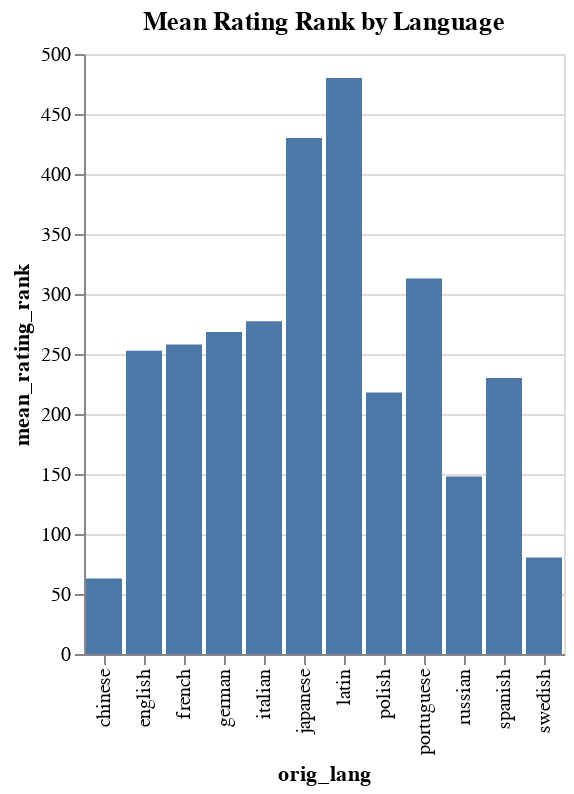

Source (notebook cell):
### Markdown cell above
In this section, we will examine what factors might correlate with a book being rated higher.

### Code cell
# Calculate mean rating rank for each language
lang_rating_rank = df.groupby('orig_lang')['gr_avg_rating_rank'].mean().reset_index()
lang_rating_rank.columns = ['orig_lang', 'mean_rating_rank']

# Calculate mean rating rank for each gender
gender_rating_rank = df.groupby('author_gender')['gr_avg_rating_rank'].mean().reset_index()
gender_rating_rank.columns = ['author_gender', 'mean_rating_rank']

# Calculate mean rating rank for each nationality
nationality_rating_rank = df.groupby('author_nationality')['gr_avg_rating_rank'].mean().reset_index()
nationality_rating_rank.columns = ['author_nationality', 'mean_rating_rank']

# Plot the results
lang_chart = alt.Chart(lang_rating_rank).mark_bar().encode(
    x='orig_lang',
    y='mean_rating_rank'
).properties(
    title='Mean Rating Rank by Language'
)




lang_chart

### Figure 1 — Vega-Lite specification as saved in the notebook (floating-point values rounded to 4 significant figures)
{"config": {"view": {"continuousWidth": 300, "continuousHeight": 300}}, "data": {"name": "data-903acbbaa763bce98bc3bcb81b1f9d5c"}, "mark": {"type": "bar"}, "encoding": {"x": {"field": "orig_lang", "type": "nominal"}, "y": {"field": "mean_rating_rank", "type": "quantitative"}}, "title": "Mean Rating Rank by Language", "$schema": "https://vega.github.io/schema/vega-lite/v5.20.1.json", "datasets": {"data-903acbbaa763bce98bc3bcb81b1f9d5c": [{"orig_lang": "chinese", "mean_rating_rank": 63.0}, {"orig_lang": "english", "mean_rating_rank": 252.7}, {"orig_lang": "french", "mean_rating_rank": 257.9}, {"orig_lang": "german", "mean_rating_rank": 268.4}, {"orig_lang": "italian", "mean_rating_rank": 277.2}, {"orig_lang": "japanese", "mean_rating_rank": 430.0}, {"orig_lang": "latin", "mean_rating_rank": 480.0}, {"orig_lang": "polish", "mean_rating_rank": 218.0}, {"orig_lang": "portuguese", "mean_rating_rank": 313.0}, {"orig_lang": "russian", "mean_rating_rank": 147.8}, {"orig_lang": "spanish", "mean_rating_rank": 230.0}, {"orig_lang": "swedish", "mean_rating_rank": 80.33}]}}
